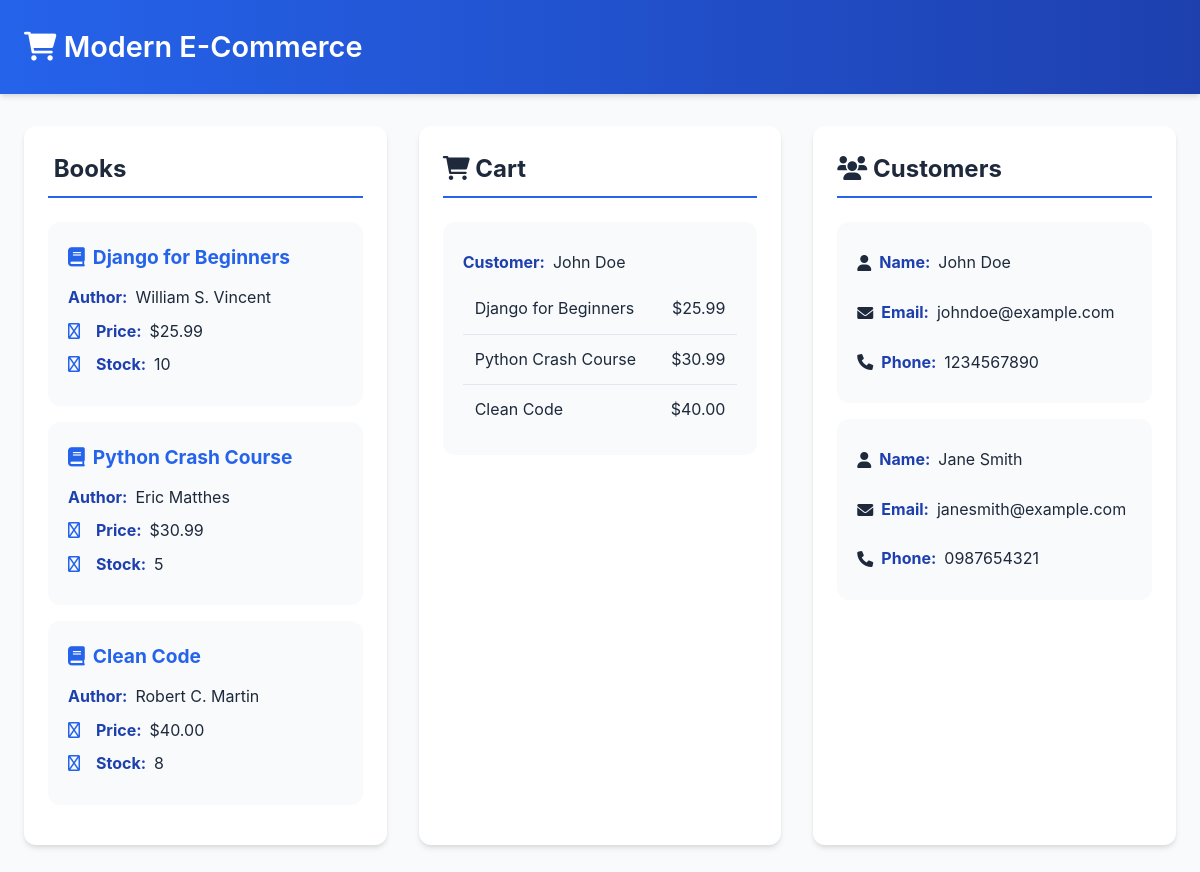
The page / on the database its author committed.
### book/models.py (models this page shows, shortened)
class Book(models.Model):
    title = models.CharField(max_length=200)
    author = models.CharField(max_length=100)
    price = models.DecimalField(max_digits=10, decimal_places=2)
    stock = models.PositiveIntegerField()

### cart/models.py (models this page shows, shortened)
class Cart(models.Model):
    customer = models.ForeignKey(Customer, on_delete=models.CASCADE)
    book = models.ManyToManyField(Book)
    created_at = models.DateTimeField(auto_now_add=True)

### customer/models.py (models this page shows, shortened)
class Customer(models.Model):
    name = models.CharField(max_length=100)
    email = models.EmailField(unique=True)
    phone = models.CharField(max_length=15)

### book/views.py (the view)
# urls.py: path('', ecom_page, name='ecom_page'),
def ecom_page(request):
    books = Book.objects.all()
    customers = Customer.objects.all()
    cart = Cart.objects.first()  # Example: Fetch the first cart
    context = {
        'books': books,
        'customers': customers,
        'cart': cart
    }
    return render(request, 'ecom_page.html', context)

### book/templates/ecom_page.html (shortened to what this page needs)
<!DOCTYPE html>
<html lang="en">
<head>
    <link href="https://cdnjs.cloudflare.com/ajax/libs/font-awesome/6.0.0/css/all.min.css" rel="stylesheet">
</head>
<body>
    <header>
        <h1><i class="fas fa-shopping-cart"></i> Modern E-Commerce</h1>
    </header>
    <div class="container">
        <div class="section">
            <h2> Books</h2>
            {% for book in books %}
            <div class="item">
                <h3 class="book-icon">{{ book.title }}</h3>
                <p><strong>Author:</strong> {{ book.author }}</p>
                <p class="price-icon"><strong>Price:</strong> ${{ book.price }}</p>
                <p class="stock-icon"><strong>Stock:</strong> {{ book.stock }}</p>
            </div>
            {% endfor %}
        </div>
        <div class="section">
            <h2><i class="fas fa-shopping-cart"></i> Cart</h2>
            {% if cart %}
            <div class="item">
                <p><strong>Customer:</strong> {{ cart.customer.name }}</p>
                <ul class="cart-list">
                    {% for book in cart.book.all %}
                    <li>
                        <span>{{ book.title }}</span>
                        <span>${{ book.price }}</span>
                    </li>
                    {% endfor %}
                </ul>
            </div>
            {% else %}
            <div class="empty-cart">
                <i class="fas fa-shopping-cart fa-2x"></i>
                <p>Your cart is empty</p>
            </div>
            {% endif %}
        </div>
        <div class="section">
            <h2><i class="fas fa-users"></i> Customers</h2>
            {% for customer in customers %}
            <div class="item customer-info">
                <p><i class="fas fa-user"></i> <strong>Name:</strong> {{ customer.name }}</p>
                <p><i class="fas fa-envelope"></i> <strong>Email:</strong> {{ customer.email }}</p>
                <p><i class="fas fa-phone"></i> <strong>Phone:</strong> {{ customer.phone }}</p>
            </div>
            {% endfor %}
        </div>
    </div>
</body>
</html>

### book/templates/ecom_page.html (style rules this page uses)
:root { --primary-color: #2563eb; --secondary-color: #1e40af; --background-color: #f8fafc; --card-background: #ffffff; --text-color: #1e293b; --border-radius: 12px; --shadow: 0 4px 6px -1px rgba(0, 0, 0, 0.1), 0 2px 4px -1px rgba(0, 0, 0, 0.06); }
* { margin: 0; padding: 0; box-sizing: border-box; }
body { font-family: 'Inter', system-ui, -apple-system, sans-serif; background-color: var(--background-color); color: var(--text-color); line-height: 1.6; }
header { background: linear-gradient(to right, var(--primary-color), var(--secondary-color)); color: white; padding: 1.5rem; box-shadow: var(--shadow); }
header h1 { max-width: 1200px; margin: 0 auto; font-size: 1.8rem; font-weight: 600; }
.container { max-width: 1200px; margin: 2rem auto; padding: 0 1.5rem; display: grid; grid-template-columns: repeat(auto-fit, minmax(300px, 1fr)); gap: 2rem; }
.section { background: var(--card-background); border-radius: var(--border-radius); padding: 1.5rem; box-shadow: var(--shadow); }
.section h2 { color: var(--text-color); font-size: 1.5rem; margin-bottom: 1.5rem; padding-bottom: 0.5rem; border-bottom: 2px solid var(--primary-color); }
.item { background: var(--background-color); border-radius: var(--border-radius); padding: 1.25rem; margin-bottom: 1rem; transition: transform 0.2s, box-shadow 0.2s; }
.item h3 { color: var(--primary-color); margin-bottom: 0.75rem; font-size: 1.2rem; }
.item p { margin: 0.5rem 0; display: flex; align-items: center; gap: 0.5rem; }
.item strong { color: var(--secondary-color); }
.cart-list { list-style: none; }
.cart-list li { display: flex; justify-content: space-between; padding: 0.75rem; border-bottom: 1px solid #e2e8f0; }
.cart-list li:last-child { border-bottom: none; }
.customer-info { display: grid; gap: 0.5rem; }
.book-icon::before { font-family: "Font Awesome 6 Free"; content: "\f02d"; margin-right: 0.5rem; color: var(--primary-color); }
.price-icon::before { font-family: "Font Awesome 6 Free"; content: "\f155"; margin-right: 0.5rem; color: var(--primary-color); }
.stock-icon::before { font-family: "Font Awesome 6 Free"; content: "\f494"; margin-right: 0.5rem; color: var(--primary-color); }

### rows shown on the page
Book: title "Django for Beginners", author "William S. Vincent", price "25.99", stock "10"
Book: title "Python Crash Course", author "Eric Matthes", price "30.99", stock "5"
Book: title "Clean Code", author "Robert C. Martin", price "40.00", stock "8"
Cart: customer.name "John Doe"
Customer: name "John Doe", email "johndoe@example.com", phone "1234567890"
Customer: name "Jane Smith", email "janesmith@example.com", phone "0987654321"
